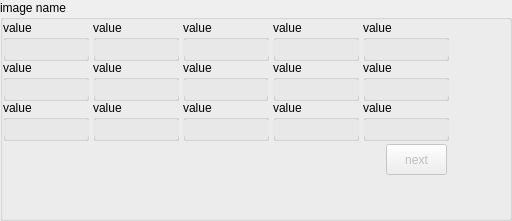
<?xml version="1.0" encoding="UTF-8"?>
<ui version="4.0">
 <class>QtRegionStats</class>
 <widget class="QGroupBox" name="QtRegionStats">
  <property name="geometry">
   <rect>
    <x>0</x>
    <y>0</y>
    <width>512</width>
    <height>221</height>
   </rect>
  </property>
  <property name="windowTitle">
   <string>GroupBox</string>
  </property>
  <property name="title">
   <string>image name</string>
  </property>
  <widget class="QGroupBox" name="box11">
   <property name="geometry">
    <rect>
     <x>3</x>
     <y>20</y>
     <width>86</width>
     <height>41</height>
    </rect>
   </property>
   <property name="sizePolicy">
    <sizepolicy hsizetype="Preferred" vsizetype="Minimum">
     <horstretch>0</horstretch>
     <verstretch>0</verstretch>
    </sizepolicy>
   </property>
   <property name="title">
    <string>value</string>
   </property>
   <property name="flat">
    <bool>true</bool>
   </property>
   <widget class="QLineEdit" name="text11">
    <property name="geometry">
     <rect>
      <x>0</x>
      <y>20</y>
      <width>86</width>
      <height>16</height>
     </rect>
    </property>
    <property name="palette">
     <palette>
      <active>
       <colorrole role="Base">
        <brush brushstyle="SolidPattern">
         <color alpha="255">
          <red>232</red>
          <green>232</green>
          <blue>232</blue>
         </color>
        </brush>
       </colorrole>
      </active>
      <inactive>
       <colorrole role="Base">
        <brush brushstyle="SolidPattern">
         <color alpha="255">
          <red>232</red>
          <green>232</green>
          <blue>232</blue>
         </color>
        </brush>
       </colorrole>
      </inactive>
      <disabled>
       <colorrole role="Base">
        <brush brushstyle="SolidPattern">
         <color alpha="255">
          <red>212</red>
          <green>208</green>
          <blue>200</blue>
         </color>
        </brush>
       </colorrole>
      </disabled>
     </palette>
    </property>
    <property name="font">
     <font>
      <pointsize>10</pointsize>
     </font>
    </property>
    <property name="acceptDrops">
     <bool>false</bool>
    </property>
    <property name="maxLength">
     <number>50</number>
    </property>
    <property name="frame">
     <bool>false</bool>
    </property>
    <property name="readOnly">
     <bool>true</bool>
    </property>
   </widget>
  </widget>
  <widget class="QGroupBox" name="box12">
   <property name="geometry">
    <rect>
     <x>93</x>
     <y>20</y>
     <width>86</width>
     <height>41</height>
    </rect>
   </property>
   <property name="sizePolicy">
    <sizepolicy hsizetype="Preferred" vsizetype="Minimum">
     <horstretch>0</horstretch>
     <verstretch>0</verstretch>
    </sizepolicy>
   </property>
   <property name="title">
    <string>value</string>
   </property>
   <property name="flat">
    <bool>true</bool>
   </property>
   <widget class="QLineEdit" name="text12">
    <property name="geometry">
     <rect>
      <x>0</x>
      <y>20</y>
      <width>86</width>
      <height>16</height>
     </rect>
    </property>
    <property name="palette">
     <palette>
      <active>
       <colorrole role="Base">
        <brush brushstyle="SolidPattern">
         <color alpha="255">
          <red>232</red>
          <green>232</green>
          <blue>232</blue>
         </color>
        </brush>
       </colorrole>
      </active>
      <inactive>
       <colorrole role="Base">
        <brush brushstyle="SolidPattern">
         <color alpha="255">
          <red>232</red>
          <green>232</green>
          <blue>232</blue>
         </color>
        </brush>
       </colorrole>
      </inactive>
      <disabled>
       <colorrole role="Base">
        <brush brushstyle="SolidPattern">
         <color alpha="255">
          <red>212</red>
          <green>208</green>
          <blue>200</blue>
         </color>
        </brush>
       </colorrole>
      </disabled>
     </palette>
    </property>
    <property name="font">
     <font>
      <pointsize>10</pointsize>
     </font>
    </property>
    <property name="acceptDrops">
     <bool>false</bool>
    </property>
    <property name="maxLength">
     <number>50</number>
    </property>
    <property name="frame">
     <bool>false</bool>
    </property>
    <property name="readOnly">
     <bool>true</bool>
    </property>
   </widget>
  </widget>
  <widget class="QGroupBox" name="box13">
   <property name="geometry">
    <rect>
     <x>183</x>
     <y>20</y>
     <width>86</width>
     <height>41</height>
    </rect>
   </property>
   <property name="sizePolicy">
    <sizepolicy hsizetype="Preferred" vsizetype="Minimum">
     <horstretch>0</horstretch>
     <verstretch>0</verstretch>
    </sizepolicy>
   </property>
   <property name="title">
    <string>value</string>
   </property>
   <property name="flat">
    <bool>true</bool>
   </property>
   <widget class="QLineEdit" name="text13">
    <property name="geometry">
     <rect>
      <x>0</x>
      <y>20</y>
      <width>86</width>
      <height>16</height>
     </rect>
    </property>
    <property name="palette">
     <palette>
      <active>
       <colorrole role="Base">
        <brush brushstyle="SolidPattern">
         <color alpha="255">
          <red>232</red>
          <green>232</green>
          <blue>232</blue>
         </color>
        </brush>
       </colorrole>
      </active>
      <inactive>
       <colorrole role="Base">
        <brush brushstyle="SolidPattern">
         <color alpha="255">
          <red>232</red>
          <green>232</green>
          <blue>232</blue>
         </color>
        </brush>
       </colorrole>
      </inactive>
      <disabled>
       <colorrole role="Base">
        <brush brushstyle="SolidPattern">
         <color alpha="255">
          <red>212</red>
          <green>208</green>
          <blue>200</blue>
         </color>
        </brush>
       </colorrole>
      </disabled>
     </palette>
    </property>
    <property name="font">
     <font>
      <pointsize>10</pointsize>
     </font>
    </property>
    <property name="acceptDrops">
     <bool>false</bool>
    </property>
    <property name="maxLength">
     <number>50</number>
    </property>
    <property name="frame">
     <bool>false</bool>
    </property>
    <property name="readOnly">
     <bool>true</bool>
    </property>
   </widget>
  </widget>
  <widget class="QGroupBox" name="box14">
   <property name="geometry">
    <rect>
     <x>273</x>
     <y>20</y>
     <width>86</width>
     <height>41</height>
    </rect>
   </property>
   <property name="sizePolicy">
    <sizepolicy hsizetype="Preferred" vsizetype="Minimum">
     <horstretch>0</horstretch>
     <verstretch>0</verstretch>
    </sizepolicy>
   </property>
   <property name="title">
    <string>value</string>
   </property>
   <property name="flat">
    <bool>true</bool>
   </property>
   <widget class="QLineEdit" name="text14">
    <property name="geometry">
     <rect>
      <x>0</x>
      <y>20</y>
      <width>86</width>
      <height>16</height>
     </rect>
    </property>
    <property name="palette">
     <palette>
      <active>
       <colorrole role="Base">
        <brush brushstyle="SolidPattern">
         <color alpha="255">
          <red>232</red>
          <green>232</green>
          <blue>232</blue>
         </color>
        </brush>
       </colorrole>
      </active>
      <inactive>
       <colorrole role="Base">
        <brush brushstyle="SolidPattern">
         <color alpha="255">
          <red>232</red>
          <green>232</green>
          <blue>232</blue>
         </color>
        </brush>
       </colorrole>
      </inactive>
      <disabled>
       <colorrole role="Base">
        <brush brushstyle="SolidPattern">
         <color alpha="255">
          <red>212</red>
          <green>208</green>
          <blue>200</blue>
         </color>
        </brush>
       </colorrole>
      </disabled>
     </palette>
    </property>
    <property name="font">
     <font>
      <pointsize>10</pointsize>
     </font>
    </property>
    <property name="acceptDrops">
     <bool>false</bool>
    </property>
    <property name="maxLength">
     <number>50</number>
    </property>
    <property name="frame">
     <bool>false</bool>
    </property>
    <property name="readOnly">
     <bool>true</bool>
    </property>
   </widget>
  </widget>
  <widget class="QGroupBox" name="box15">
   <property name="geometry">
    <rect>
     <x>363</x>
     <y>20</y>
     <width>86</width>
     <height>41</height>
    </rect>
   </property>
   <property name="sizePolicy">
    <sizepolicy hsizetype="Preferred" vsizetype="Minimum">
     <horstretch>0</horstretch>
     <verstretch>0</verstretch>
    </sizepolicy>
   </property>
   <property name="title">
    <string>value</string>
   </property>
   <property name="flat">
    <bool>true</bool>
   </property>
   <widget class="QLineEdit" name="text15">
    <property name="geometry">
     <rect>
      <x>0</x>
      <y>20</y>
      <width>86</width>
      <height>16</height>
     </rect>
    </property>
    <property name="palette">
     <palette>
      <active>
       <colorrole role="Base">
        <brush brushstyle="SolidPattern">
         <color alpha="255">
          <red>232</red>
          <green>232</green>
          <blue>232</blue>
         </color>
        </brush>
       </colorrole>
      </active>
      <inactive>
       <colorrole role="Base">
        <brush brushstyle="SolidPattern">
         <color alpha="255">
          <red>232</red>
          <green>232</green>
          <blue>232</blue>
         </color>
        </brush>
       </colorrole>
      </inactive>
      <disabled>
       <colorrole role="Base">
        <brush brushstyle="SolidPattern">
         <color alpha="255">
          <red>212</red>
          <green>208</green>
          <blue>200</blue>
         </color>
        </brush>
       </colorrole>
      </disabled>
     </palette>
    </property>
    <property name="font">
     <font>
      <pointsize>10</pointsize>
     </font>
    </property>
    <property name="acceptDrops">
     <bool>false</bool>
    </property>
    <property name="maxLength">
     <number>50</number>
    </property>
    <property name="frame">
     <bool>false</bool>
    </property>
    <property name="readOnly">
     <bool>true</bool>
    </property>
   </widget>
  </widget>
  <widget class="QGroupBox" name="box21">
   <property name="geometry">
    <rect>
     <x>3</x>
     <y>60</y>
     <width>86</width>
     <height>41</height>
    </rect>
   </property>
   <property name="sizePolicy">
    <sizepolicy hsizetype="Preferred" vsizetype="Minimum">
     <horstretch>0</horstretch>
     <verstretch>0</verstretch>
    </sizepolicy>
   </property>
   <property name="title">
    <string>value</string>
   </property>
   <property name="flat">
    <bool>true</bool>
   </property>
   <widget class="QLineEdit" name="text21">
    <property name="geometry">
     <rect>
      <x>0</x>
      <y>20</y>
      <width>86</width>
      <height>16</height>
     </rect>
    </property>
    <property name="palette">
     <palette>
      <active>
       <colorrole role="Base">
        <brush brushstyle="SolidPattern">
         <color alpha="255">
          <red>232</red>
          <green>232</green>
          <blue>232</blue>
         </color>
        </brush>
       </colorrole>
      </active>
      <inactive>
       <colorrole role="Base">
        <brush brushstyle="SolidPattern">
         <color alpha="255">
          <red>232</red>
          <green>232</green>
          <blue>232</blue>
         </color>
        </brush>
       </colorrole>
      </inactive>
      <disabled>
       <colorrole role="Base">
        <brush brushstyle="SolidPattern">
         <color alpha="255">
          <red>212</red>
          <green>208</green>
          <blue>200</blue>
         </color>
        </brush>
       </colorrole>
      </disabled>
     </palette>
    </property>
    <property name="font">
     <font>
      <pointsize>10</pointsize>
     </font>
    </property>
    <property name="acceptDrops">
     <bool>false</bool>
    </property>
    <property name="maxLength">
     <number>50</number>
    </property>
    <property name="frame">
     <bool>false</bool>
    </property>
    <property name="readOnly">
     <bool>true</bool>
    </property>
   </widget>
  </widget>
  <widget class="QGroupBox" name="box22">
   <property name="geometry">
    <rect>
     <x>93</x>
     <y>60</y>
     <width>86</width>
     <height>41</height>
    </rect>
   </property>
   <property name="sizePolicy">
    <sizepolicy hsizetype="Preferred" vsizetype="Minimum">
     <horstretch>0</horstretch>
     <verstretch>0</verstretch>
    </sizepolicy>
   </property>
   <property name="title">
    <string>value</string>
   </property>
   <property name="flat">
    <bool>true</bool>
   </property>
   <widget class="QLineEdit" name="text22">
    <property name="geometry">
     <rect>
      <x>0</x>
      <y>20</y>
      <width>86</width>
      <height>16</height>
     </rect>
    </property>
    <property name="palette">
     <palette>
      <active>
       <colorrole role="Base">
        <brush brushstyle="SolidPattern">
         <color alpha="255">
          <red>232</red>
          <green>232</green>
          <blue>232</blue>
         </color>
        </brush>
       </colorrole>
      </active>
      <inactive>
       <colorrole role="Base">
        <brush brushstyle="SolidPattern">
         <color alpha="255">
          <red>232</red>
          <green>232</green>
          <blue>232</blue>
         </color>
        </brush>
       </colorrole>
      </inactive>
      <disabled>
       <colorrole role="Base">
        <brush brushstyle="SolidPattern">
         <color alpha="255">
          <red>212</red>
          <green>208</green>
          <blue>200</blue>
         </color>
        </brush>
       </colorrole>
      </disabled>
     </palette>
    </property>
    <property name="font">
     <font>
      <pointsize>10</pointsize>
     </font>
    </property>
    <property name="acceptDrops">
     <bool>false</bool>
    </property>
    <property name="maxLength">
     <number>50</number>
    </property>
    <property name="frame">
     <bool>false</bool>
    </property>
    <property name="readOnly">
     <bool>true</bool>
    </property>
   </widget>
  </widget>
  <widget class="QGroupBox" name="box23">
   <property name="geometry">
    <rect>
     <x>183</x>
     <y>60</y>
     <width>85</width>
     <height>41</height>
    </rect>
   </property>
   <property name="sizePolicy">
    <sizepolicy hsizetype="Preferred" vsizetype="Minimum">
     <horstretch>0</horstretch>
     <verstretch>0</verstretch>
    </sizepolicy>
   </property>
   <property name="title">
    <string>value</string>
   </property>
   <property name="flat">
    <bool>true</bool>
   </property>
   <widget class="QLineEdit" name="text23">
    <property name="geometry">
     <rect>
      <x>0</x>
      <y>20</y>
      <width>86</width>
      <height>16</height>
     </rect>
    </property>
    <property name="palette">
     <palette>
      <active>
       <colorrole role="Base">
        <brush brushstyle="SolidPattern">
         <color alpha="255">
          <red>232</red>
          <green>232</green>
          <blue>232</blue>
         </color>
        </brush>
       </colorrole>
      </active>
      <inactive>
       <colorrole role="Base">
        <brush brushstyle="SolidPattern">
         <color alpha="255">
          <red>232</red>
          <green>232</green>
          <blue>232</blue>
         </color>
        </brush>
       </colorrole>
      </inactive>
      <disabled>
       <colorrole role="Base">
        <brush brushstyle="SolidPattern">
         <color alpha="255">
          <red>212</red>
          <green>208</green>
          <blue>200</blue>
         </color>
        </brush>
       </colorrole>
      </disabled>
     </palette>
    </property>
    <property name="font">
     <font>
      <pointsize>10</pointsize>
     </font>
    </property>
    <property name="acceptDrops">
     <bool>false</bool>
    </property>
    <property name="maxLength">
     <number>50</number>
    </property>
    <property name="frame">
     <bool>false</bool>
    </property>
    <property name="readOnly">
     <bool>true</bool>
    </property>
   </widget>
  </widget>
  <widget class="QGroupBox" name="box24">
   <property name="geometry">
    <rect>
     <x>273</x>
     <y>60</y>
     <width>86</width>
     <height>41</height>
    </rect>
   </property>
   <property name="sizePolicy">
    <sizepolicy hsizetype="Preferred" vsizetype="Minimum">
     <horstretch>0</horstretch>
     <verstretch>0</verstretch>
    </sizepolicy>
   </property>
   <property name="title">
    <string>value</string>
   </property>
   <property name="flat">
    <bool>true</bool>
   </property>
   <widget class="QLineEdit" name="text24">
    <property name="geometry">
     <rect>
      <x>0</x>
      <y>20</y>
      <width>86</width>
      <height>16</height>
     </rect>
    </property>
    <property name="palette">
     <palette>
      <active>
       <colorrole role="Base">
        <brush brushstyle="SolidPattern">
         <color alpha="255">
          <red>232</red>
          <green>232</green>
          <blue>232</blue>
         </color>
        </brush>
       </colorrole>
      </active>
      <inactive>
       <colorrole role="Base">
        <brush brushstyle="SolidPattern">
         <color alpha="255">
          <red>232</red>
          <green>232</green>
          <blue>232</blue>
         </color>
        </brush>
       </colorrole>
      </inactive>
      <disabled>
       <colorrole role="Base">
        <brush brushstyle="SolidPattern">
         <color alpha="255">
          <red>212</red>
          <green>208</green>
          <blue>200</blue>
         </color>
        </brush>
       </colorrole>
      </disabled>
     </palette>
    </property>
    <property name="font">
     <font>
      <pointsize>10</pointsize>
     </font>
    </property>
    <property name="acceptDrops">
     <bool>false</bool>
    </property>
    <property name="maxLength">
     <number>50</number>
    </property>
    <property name="frame">
     <bool>false</bool>
    </property>
    <property name="readOnly">
     <bool>true</bool>
    </property>
   </widget>
  </widget>
  <widget class="QGroupBox" name="box25">
   <property name="geometry">
    <rect>
     <x>363</x>
     <y>60</y>
     <width>86</width>
     <height>41</height>
    </rect>
   </property>
   <property name="sizePolicy">
    <sizepolicy hsizetype="Preferred" vsizetype="Minimum">
     <horstretch>0</horstretch>
     <verstretch>0</verstretch>
    </sizepolicy>
   </property>
   <property name="title">
    <string>value</string>
   </property>
   <property name="flat">
    <bool>true</bool>
   </property>
   <widget class="QLineEdit" name="text25">
    <property name="geometry">
     <rect>
      <x>0</x>
      <y>20</y>
      <width>86</width>
      <height>16</height>
     </rect>
    </property>
    <property name="palette">
     <palette>
      <active>
       <colorrole role="Base">
        <brush brushstyle="SolidPattern">
         <color alpha="255">
          <red>232</red>
          <green>232</green>
          <blue>232</blue>
         </color>
        </brush>
       </colorrole>
      </active>
      <inactive>
       <colorrole role="Base">
        <brush brushstyle="SolidPattern">
         <color alpha="255">
          <red>232</red>
          <green>232</green>
          <blue>232</blue>
         </color>
        </brush>
       </colorrole>
      </inactive>
      <disabled>
       <colorrole role="Base">
        <brush brushstyle="SolidPattern">
         <color alpha="255">
          <red>212</red>
          <green>208</green>
          <blue>200</blue>
         </color>
        </brush>
       </colorrole>
      </disabled>
     </palette>
    </property>
    <property name="font">
     <font>
      <pointsize>10</pointsize>
     </font>
    </property>
    <property name="acceptDrops">
     <bool>false</bool>
    </property>
    <property name="maxLength">
     <number>50</number>
    </property>
    <property name="frame">
     <bool>false</bool>
    </property>
    <property name="readOnly">
     <bool>true</bool>
    </property>
   </widget>
  </widget>
  <widget class="QGroupBox" name="box31">
   <property name="geometry">
    <rect>
     <x>3</x>
     <y>100</y>
     <width>86</width>
     <height>41</height>
    </rect>
   </property>
   <property name="sizePolicy">
    <sizepolicy hsizetype="Preferred" vsizetype="Minimum">
     <horstretch>0</horstretch>
     <verstretch>0</verstretch>
    </sizepolicy>
   </property>
   <property name="title">
    <string>value</string>
   </property>
   <property name="flat">
    <bool>true</bool>
   </property>
   <widget class="QLineEdit" name="text31">
    <property name="geometry">
     <rect>
      <x>0</x>
      <y>20</y>
      <width>86</width>
      <height>16</height>
     </rect>
    </property>
    <property name="palette">
     <palette>
      <active>
       <colorrole role="Base">
        <brush brushstyle="SolidPattern">
         <color alpha="255">
          <red>232</red>
          <green>232</green>
          <blue>232</blue>
         </color>
        </brush>
       </colorrole>
      </active>
      <inactive>
       <colorrole role="Base">
        <brush brushstyle="SolidPattern">
         <color alpha="255">
          <red>232</red>
          <green>232</green>
          <blue>232</blue>
         </color>
        </brush>
       </colorrole>
      </inactive>
      <disabled>
       <colorrole role="Base">
        <brush brushstyle="SolidPattern">
         <color alpha="255">
          <red>212</red>
          <green>208</green>
          <blue>200</blue>
         </color>
        </brush>
       </colorrole>
      </disabled>
     </palette>
    </property>
    <property name="font">
     <font>
      <pointsize>10</pointsize>
     </font>
    </property>
    <property name="acceptDrops">
     <bool>false</bool>
    </property>
    <property name="maxLength">
     <number>50</number>
    </property>
    <property name="frame">
     <bool>false</bool>
    </property>
    <property name="readOnly">
     <bool>true</bool>
    </property>
   </widget>
  </widget>
  <widget class="QGroupBox" name="box32">
   <property name="geometry">
    <rect>
     <x>93</x>
     <y>100</y>
     <width>86</width>
     <height>41</height>
    </rect>
   </property>
   <property name="sizePolicy">
    <sizepolicy hsizetype="Preferred" vsizetype="Minimum">
     <horstretch>0</horstretch>
     <verstretch>0</verstretch>
    </sizepolicy>
   </property>
   <property name="title">
    <string>value</string>
   </property>
   <property name="flat">
    <bool>true</bool>
   </property>
   <widget class="QLineEdit" name="text32">
    <property name="geometry">
     <rect>
      <x>0</x>
      <y>20</y>
      <width>86</width>
      <height>16</height>
     </rect>
    </property>
    <property name="palette">
     <palette>
      <active>
       <colorrole role="Base">
        <brush brushstyle="SolidPattern">
         <color alpha="255">
          <red>232</red>
          <green>232</green>
          <blue>232</blue>
         </color>
        </brush>
       </colorrole>
      </active>
      <inactive>
       <colorrole role="Base">
        <brush brushstyle="SolidPattern">
         <color alpha="255">
          <red>232</red>
          <green>232</green>
          <blue>232</blue>
         </color>
        </brush>
       </colorrole>
      </inactive>
      <disabled>
       <colorrole role="Base">
        <brush brushstyle="SolidPattern">
         <color alpha="255">
          <red>212</red>
          <green>208</green>
          <blue>200</blue>
         </color>
        </brush>
       </colorrole>
      </disabled>
     </palette>
    </property>
    <property name="font">
     <font>
      <pointsize>10</pointsize>
     </font>
    </property>
    <property name="acceptDrops">
     <bool>false</bool>
    </property>
    <property name="maxLength">
     <number>50</number>
    </property>
    <property name="frame">
     <bool>false</bool>
    </property>
    <property name="readOnly">
     <bool>true</bool>
    </property>
   </widget>
  </widget>
  <widget class="QGroupBox" name="box33">
   <property name="geometry">
    <rect>
     <x>183</x>
     <y>100</y>
     <width>86</width>
     <height>41</height>
    </rect>
   </property>
   <property name="sizePolicy">
    <sizepolicy hsizetype="Preferred" vsizetype="Minimum">
     <horstretch>0</horstretch>
     <verstretch>0</verstretch>
    </sizepolicy>
   </property>
   <property name="title">
    <string>value</string>
   </property>
   <property name="flat">
    <bool>true</bool>
   </property>
   <widget class="QLineEdit" name="text33">
    <property name="geometry">
     <rect>
      <x>0</x>
      <y>20</y>
      <width>86</width>
      <height>16</height>
     </rect>
    </property>
    <property name="palette">
     <palette>
      <active>
       <colorrole role="Base">
        <brush brushstyle="SolidPattern">
         <color alpha="255">
          <red>232</red>
          <green>232</green>
          <blue>232</blue>
         </color>
        </brush>
       </colorrole>
      </active>
      <inactive>
       <colorrole role="Base">
        <brush brushstyle="SolidPattern">
         <color alpha="255">
          <red>232</red>
          <green>232</green>
          <blue>232</blue>
         </color>
        </brush>
       </colorrole>
      </inactive>
      <disabled>
       <colorrole role="Base">
        <brush brushstyle="SolidPattern">
         <color alpha="255">
          <red>212</red>
          <green>208</green>
          <blue>200</blue>
         </color>
        </brush>
       </colorrole>
      </disabled>
     </palette>
    </property>
    <property name="font">
     <font>
      <pointsize>10</pointsize>
     </font>
    </property>
    <property name="acceptDrops">
     <bool>false</bool>
    </property>
    <property name="maxLength">
     <number>50</number>
    </property>
    <property name="frame">
     <bool>false</bool>
    </property>
    <property name="readOnly">
     <bool>true</bool>
    </property>
   </widget>
  </widget>
  <widget class="QGroupBox" name="box34">
   <property name="geometry">
    <rect>
     <x>273</x>
     <y>100</y>
     <width>86</width>
     <height>41</height>
    </rect>
   </property>
   <property name="sizePolicy">
    <sizepolicy hsizetype="Preferred" vsizetype="Minimum">
     <horstretch>0</horstretch>
     <verstretch>0</verstretch>
    </sizepolicy>
   </property>
   <property name="title">
    <string>value</string>
   </property>
   <property name="flat">
    <bool>true</bool>
   </property>
   <widget class="QLineEdit" name="text34">
    <property name="geometry">
     <rect>
      <x>0</x>
      <y>20</y>
      <width>86</width>
      <height>16</height>
     </rect>
    </property>
    <property name="palette">
     <palette>
      <active>
       <colorrole role="Base">
        <brush brushstyle="SolidPattern">
         <color alpha="255">
          <red>232</red>
          <green>232</green>
          <blue>232</blue>
         </color>
        </brush>
       </colorrole>
      </active>
      <inactive>
       <colorrole role="Base">
        <brush brushstyle="SolidPattern">
         <color alpha="255">
          <red>232</red>
          <green>232</green>
          <blue>232</blue>
         </color>
        </brush>
       </colorrole>
      </inactive>
      <disabled>
       <colorrole role="Base">
        <brush brushstyle="SolidPattern">
         <color alpha="255">
          <red>212</red>
          <green>208</green>
          <blue>200</blue>
         </color>
        </brush>
       </colorrole>
      </disabled>
     </palette>
    </property>
    <property name="font">
     <font>
      <pointsize>10</pointsize>
     </font>
    </property>
    <property name="acceptDrops">
     <bool>false</bool>
    </property>
    <property name="maxLength">
     <number>50</number>
    </property>
    <property name="frame">
     <bool>false</bool>
    </property>
    <property name="readOnly">
     <bool>true</bool>
    </property>
   </widget>
  </widget>
  <widget class="QGroupBox" name="box35">
   <property name="geometry">
    <rect>
     <x>363</x>
     <y>100</y>
     <width>86</width>
     <height>41</height>
    </rect>
   </property>
   <property name="sizePolicy">
    <sizepolicy hsizetype="Preferred" vsizetype="Minimum">
     <horstretch>0</horstretch>
     <verstretch>0</verstretch>
    </sizepolicy>
   </property>
   <property name="title">
    <string>value</string>
   </property>
   <property name="flat">
    <bool>true</bool>
   </property>
   <widget class="QLineEdit" name="text35">
    <property name="geometry">
     <rect>
      <x>0</x>
      <y>20</y>
      <width>86</width>
      <height>16</height>
     </rect>
    </property>
    <property name="palette">
     <palette>
      <active>
       <colorrole role="Base">
        <brush brushstyle="SolidPattern">
         <color alpha="255">
          <red>232</red>
          <green>232</green>
          <blue>232</blue>
         </color>
        </brush>
       </colorrole>
      </active>
      <inactive>
       <colorrole role="Base">
        <brush brushstyle="SolidPattern">
         <color alpha="255">
          <red>232</red>
          <green>232</green>
          <blue>232</blue>
         </color>
        </brush>
       </colorrole>
      </inactive>
      <disabled>
       <colorrole role="Base">
        <brush brushstyle="SolidPattern">
         <color alpha="255">
          <red>212</red>
          <green>208</green>
          <blue>200</blue>
         </color>
        </brush>
       </colorrole>
      </disabled>
     </palette>
    </property>
    <property name="font">
     <font>
      <pointsize>10</pointsize>
     </font>
    </property>
    <property name="acceptDrops">
     <bool>false</bool>
    </property>
    <property name="maxLength">
     <number>50</number>
    </property>
    <property name="frame">
     <bool>false</bool>
    </property>
    <property name="readOnly">
     <bool>true</bool>
    </property>
   </widget>
  </widget>
  <widget class="QPushButton" name="next">
   <property name="enabled">
    <bool>false</bool>
   </property>
   <property name="geometry">
    <rect>
     <x>386</x>
     <y>144</y>
     <width>61</width>
     <height>31</height>
    </rect>
   </property>
   <property name="text">
    <string>next</string>
   </property>
   <property name="flat">
    <bool>false</bool>
   </property>
  </widget>
 </widget>
 <resources/>
 <connections/>
</ui>
